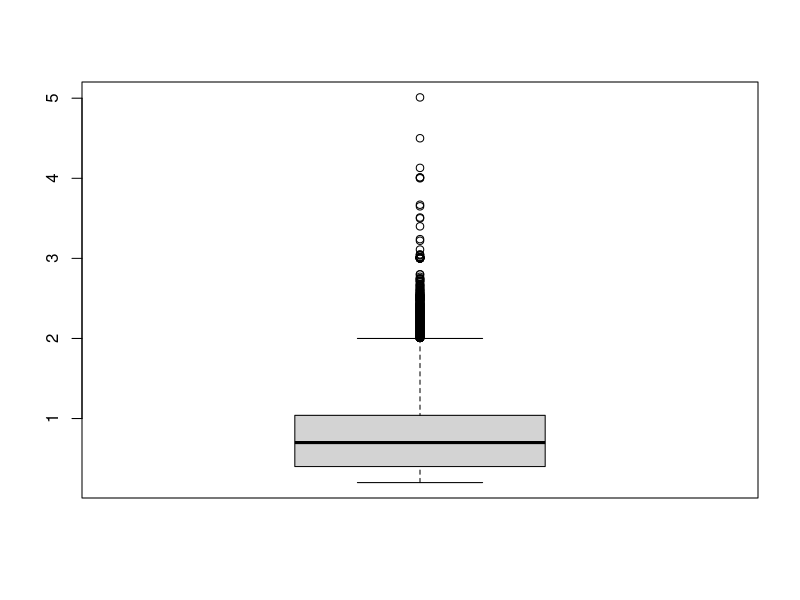
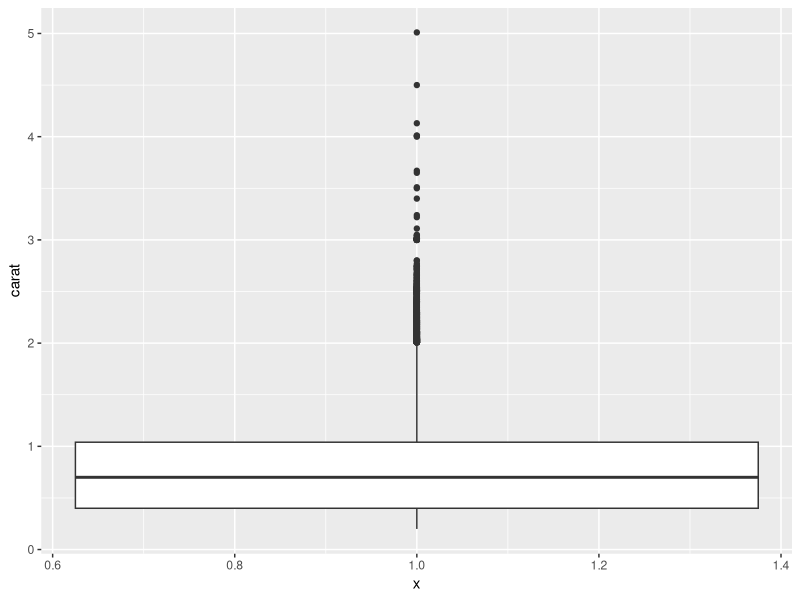
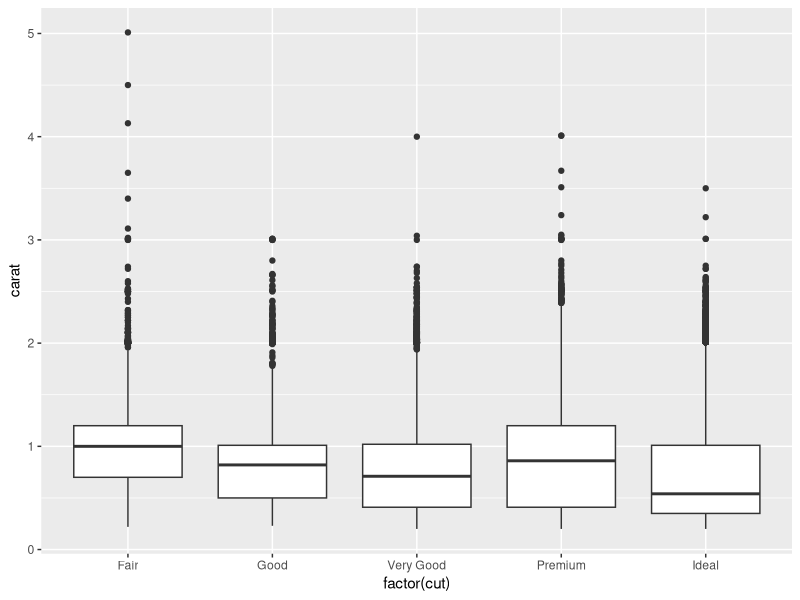

These figures' R source, in order:
#boxplot example
#a boxplot is a unique way to visualize data
#it has two key parts: the box and the whiskers
#the box represents where 50% of the scores are in the dataset
#a line within the box shows were the mean score is
#the whiskers extend up and down from the box
#the distance from the box edge to the end of the whisker is 25% of the data
#so, 50% is in the box, 25% is above, and 25% is below
#if a data point is outside this range; it is shown as a dot and is quite rare
#we will use the example from the book: R for Everyone by Lander
#the dataset is called diamonds, which is a dataset within the ggplot2 R package
install.packages("ggplot2") #this gets the package from the CRAN
library(ggplot2) #get ggplot from you library since you now have it from the CRAN
names(diamonds) #look at the categories for the "diamonds" dataset, which is in ggplot2 package
str(diamonds) #shows you how many observations there are and each categories name and type
boxplot(diamonds$carat) #makes a boxplot of the carat category within diamond dataset
#add a logical title to the plot using code you already learned
#add a logical label to the Y axis using code you already learned
#using what you already know, make the box in the boxplot "light blue"
#the above is the basic way to make a boxplot;however, there is another way
#you can make a boxplot via ggplot and it will give you more things to work with
ggplot(diamonds, aes(y = carat, x = 1)) + geom_boxplot()
#breaking down the above line of code
#ggplot is a function (like when you ask mean(x) to get the mean)
#diamonds is the dataset that we want to visualize
#aes is the aesthetic and we are asking for category "carat" to be y-axis and x-axis to be 1
#geom_boxplot tells the code that we want a boxplot
#this ggplot format is better in some ways than the boxplot(diamonds$carat) one
#ggplot lets us make more variations or types of things
#remember the mosiacplot? #we had two items compared on one visualization
#you can do the same for boxplots using the ggplot version
ggplot(diamonds, aes(y = carat, x = factor(cut))) + geom_boxplot()
#here we compare boxplots of carat size for each kind of diamond cut
#try making a boxplot comparison where price is y and color is x
#finally, go back to your original code from line 32 but make them violin shaped
#you can find what you need in your book, page 105
#the width of the violin parts says how common the give score is, which is more
#accurate than forcing everything into a box

